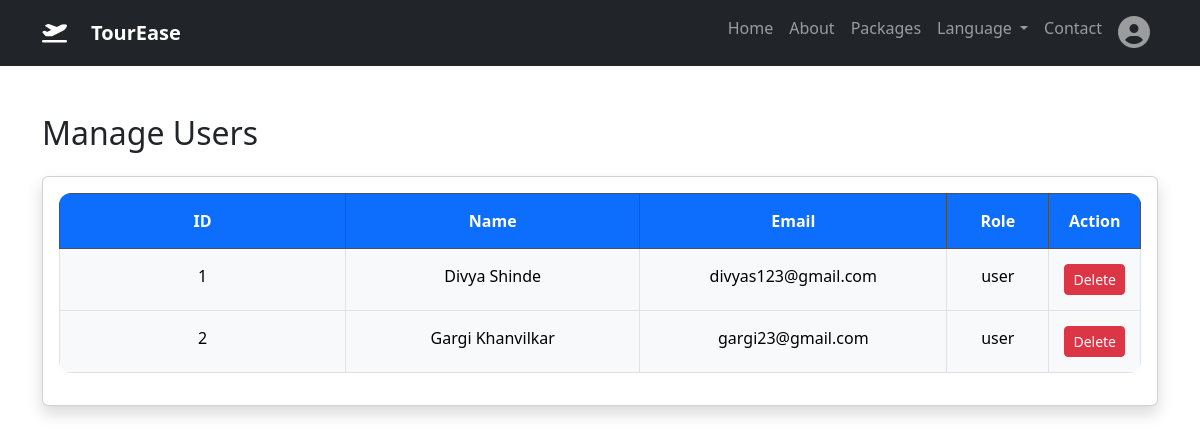
Page /manage_users on the committed database.
### tables this page shows
CREATE TABLE users (
    id INTEGER PRIMARY KEY AUTOINCREMENT,
    name TEXT NOT NULL,
    email TEXT UNIQUE NOT NULL,
    password TEXT NOT NULL,
    role TEXT DEFAULT 'user'
);

### app.py (the view)
@app.route('/manage_users')
def manage_users():
    conn = sqlite3.connect('database.db')
    cursor = conn.cursor()
    cursor.execute("SELECT id, name, email, role FROM users")
    users = cursor.fetchall()
    conn.close()
    return render_template(
        'manage_users.html',
        users=users
    )

### templates/manage_users.html (shortened to what this page needs)
{% extends "base.html" %}
{% block content %}
<div class="container mt-5">
    <h2 class="mb-4">Manage Users</h2>
    <div class="card shadow">
        <div class="card-body">
            <table class="table table-bordered table-hover text-center">
                <thead class="table-dark">
                    <tr>
                        <th>ID</th>
                        <th>Name</th>
                        <th>Email</th>
                        <th>Role</th>
                        <th>Action</th>
                    </tr>
                </thead>
                <tbody>
                    {% for user in users %}
                    <tr>
                        <td>{{ user[0] }}</td>
                        <td>{{ user[1] }}</td>
                        <td>{{ user[2] }}</td>
                        <td>{{ user[3] }}</td>
                        <td>
                            <a href="/delete_user/{{ user[0] }}"
                               class="btn btn-danger btn-sm"
                               onclick="return confirm('Delete this user?')">
                               Delete
                            </a>
                        </td>
                    </tr>
                    {% endfor %}
                </tbody>
            </table>
        </div>
    </div>
</div>
{% endblock %}

### static/css/style.css (style rules this page uses)
.table-bordered { border-radius: 12px; overflow: hidden; }
.table-bordered th { width: 30%; background: #0d6efd; color: white; font-weight: 600; padding: 15px; }
.table-bordered td { padding: 15px; background: #f8f9fa; }

### rows in the picture
users: id "1", name "Divya Shinde", email "divyas123@gmail.com", role "user"
users: id "2", name "Gargi Khanvilkar", email "gargi23@gmail.com", role "user"
